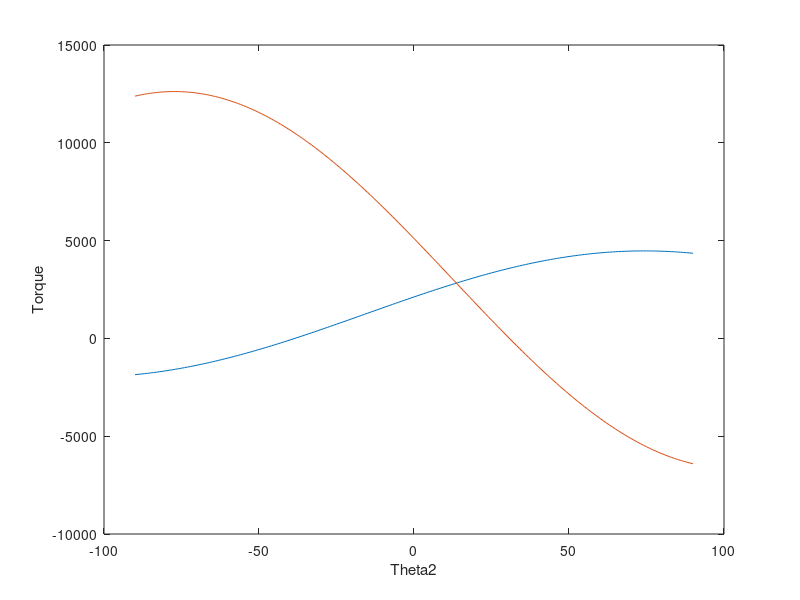

Write the MATLAB code that produced this figure.
clc
clear all
l1=input('enter value for link1: ');
m1=input('enter mass1: ');
v1=input('enter v1: ');
a1=input('enter acc1: ');
g=9.8;
l2=input('enter value for link2: ');
m2=input('enter mass2: ');
a2=input('enter acc2: ');
v2=input('enter v2: ');
theta1=input('enter theta1: ');
theta2= -90:1:90;
t1=(m1*l1^2 + m2*(l1^2 + 2*l1*l2*cosd(theta2) + l2^2))*a1 + m2*(l1*l2*cosd(theta2) +l2^2)*a2 - m2*l1*l2*sind(theta2)*(2*v1*v2 + v2^2) + (m1 + m2)*l1*9.8*cosd(theta1) +m2*9.8*l2*cosd(theta1+theta2);
t2=m2*(l1*l2*cosd(theta2)+l2^2)*a1+m2*l2^2*a2+m2*l1*l2*v1^2*sind(theta2)+m2*9.8*l2*cosd(theta1+theta2);
plot(theta2,t2);
hold on;
plot(theta2,t1);
xlabel('Theta2');
ylabel('Torque');